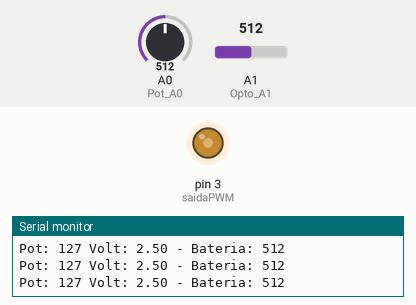
Simulated run of this sketch. Board: Arduino Uno, built with avr-gcc and run on an emulated ATmega328P. On the bench: output pins drawn as LEDs (lit = HIGH), the last lines printed to the serial monitor. The test bench sets the inputs (shaded band); at power-on: A0 (Pot_A0) = 512, A1 (Opto_A1) = 512.

Above: at 1.2 s.
1.3 s: A0 (Pot_A0) set to 716
At 2.6 s:
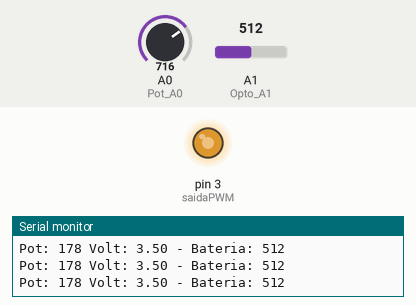
2.9 s: A0 (Pot_A0) set to 900
At 4.2 s:
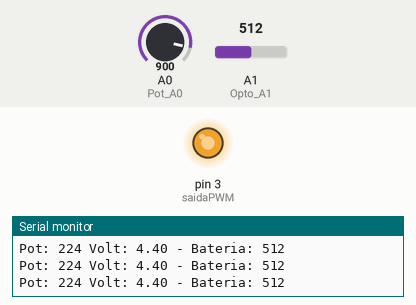
4.5 s: A0 (Pot_A0) set to 122
At 5.8 s:
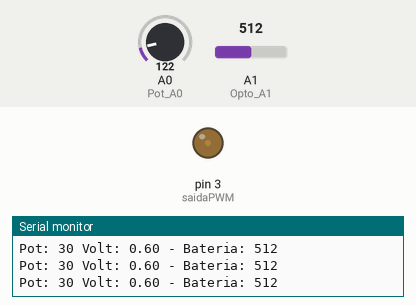
6.1 s: A0 (Pot_A0) set to 0
At 7.4 s:
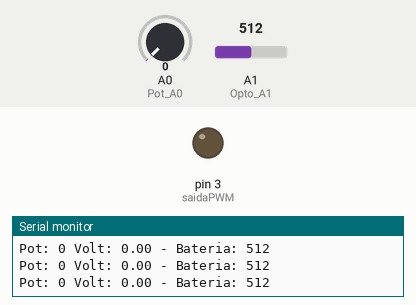
7.7 s: A0 (Pot_A0) set to 511
At 9.0 s:
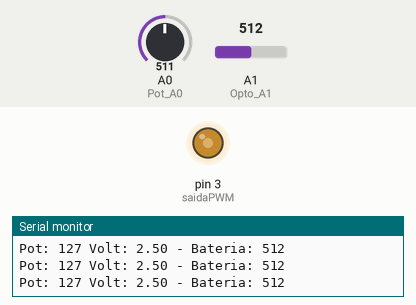
9.3 s: A1 (Opto_A1) set to 982
12.3 s: A1 (Opto_A1) set to 1011
Timing chart, 0 to 15.3 s (numbered marks = the images above; inputs shaded):
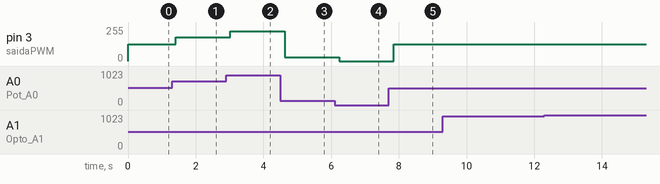

Measured:
- after the input at 1.3 s, pin 3 (saidaPWM): 127/255 → 178/255 after 0.11 s
- after the input at 2.9 s, pin 3 (saidaPWM): 178/255 → 224/255 after 0.12 s
- after the input at 4.5 s, pin 3 (saidaPWM): 224/255 → 30/255 after 0.13 s
- after the input at 6.1 s, pin 3 (saidaPWM): 30/255 → 0/255 after 0.14 s
- after the input at 7.7 s, pin 3 (saidaPWM): 0/255 → 127/255 after 0.14 s

The sketch:

BB03_PotA0_OptoA1_pwm3.ino
```cpp
//POTENCIOMETRO
#define Pot_A0 A0
#define Opto_A1 A1
#define saidaPWM 3


void setup() {
  Serial.begin(9600);
  pinMode (saidaPWM, OUTPUT);
  pinMode (Pot_A0, INPUT);
  pinMode (Opto_A1, INPUT);
}


void loop () {
  //Leitura Sensores
  int sensorPot = analogRead(Pot_A0);
  int sensorBat = analogRead(Opto_A1);

  //Mapeamento
  int mapsensorPot = map(sensorPot,0,1023,0,255);

  float vSensorValue = sensorPot * (5.0 / 1023.0);

  //Saída
  analogWrite(saidaPWM, mapsensorPot);
  Serial.print("Pot: ");
  Serial.print(mapsensorPot);
  Serial.print(" Volt: ");
  Serial.print(vSensorValue);
  Serial.print(" - Bateria: ");
  Serial.println(sensorBat);
  delay(200);
}
```
